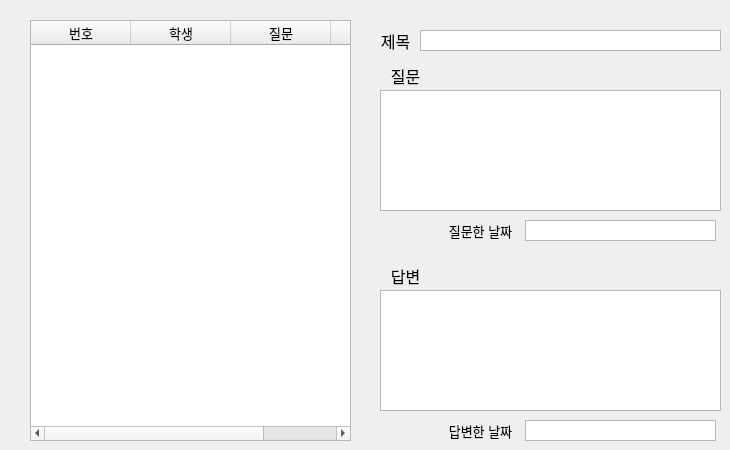
     <widget class="QWidget" name="tab_8">
      <attribute name="title">
       <string>질문내역</string>
      </attribute>
      <widget class="QLabel" name="label_13">
       <property name="geometry">
        <rect>
         <x>370</x>
         <y>30</y>
         <width>51</width>
         <height>21</height>
        </rect>
       </property>
       <property name="font">
        <font>
         <pointsize>12</pointsize>
        </font>
       </property>
       <property name="text">
        <string>제목</string>
       </property>
       <property name="alignment">
        <set>Qt::AlignCenter</set>
       </property>
      </widget>
      <widget class="QLabel" name="label_17">
       <property name="geometry">
        <rect>
         <x>380</x>
         <y>60</y>
         <width>51</width>
         <height>31</height>
        </rect>
       </property>
       <property name="font">
        <font>
         <pointsize>12</pointsize>
        </font>
       </property>
       <property name="text">
        <string>질문</string>
       </property>
       <property name="alignment">
        <set>Qt::AlignCenter</set>
       </property>
      </widget>
      <widget class="QLabel" name="label_18">
       <property name="geometry">
        <rect>
         <x>380</x>
         <y>260</y>
         <width>51</width>
         <height>31</height>
        </rect>
       </property>
       <property name="font">
        <font>
         <pointsize>12</pointsize>
        </font>
       </property>
       <property name="text">
        <string>답변</string>
       </property>
       <property name="alignment">
        <set>Qt::AlignCenter</set>
       </property>
      </widget>
      <widget class="QTableWidget" name="question_table">
       <property name="geometry">
        <rect>
         <x>30</x>
         <y>20</y>
         <width>321</width>
         <height>421</height>
        </rect>
       </property>
       <property name="font">
        <font>
         <pointsize>10</pointsize>
        </font>
       </property>
       <property name="autoScrollMargin">
        <number>16</number>
       </property>
       <property name="editTriggers">
        <set>QAbstractItemView::NoEditTriggers</set>
       </property>
       <property name="selectionMode">
        <enum>QAbstractItemView::SingleSelection</enum>
       </property>
       <property name="selectionBehavior">
        <enum>QAbstractItemView::SelectRows</enum>
       </property>
       <attribute name="verticalHeaderVisible">
        <bool>false</bool>
       </attribute>
       <column>
        <property name="text">
         <string>번호</string>
        </property>
       </column>
       <column>
        <property name="text">
         <string>학생</string>
        </property>
       </column>
       <column>
        <property name="text">
         <string>질문</string>
        </property>
       </column>
       <column>
        <property name="text">
         <string>답변여부</string>
        </property>
       </column>
      </widget>
      <widget class="QTextBrowser" name="show_answer">
       <property name="geometry">
        <rect>
         <x>380</x>
         <y>290</y>
         <width>341</width>
         <height>121</height>
        </rect>
       </property>
       <property name="font">
        <font>
         <pointsize>11</pointsize>
        </font>
       </property>
      </widget>
      <widget class="QTextBrowser" name="show_question_content">
       <property name="geometry">
        <rect>
         <x>380</x>
         <y>90</y>
         <width>341</width>
         <height>121</height>
        </rect>
       </property>
       <property name="font">
        <font>
         <pointsize>11</pointsize>
        </font>
       </property>
      </widget>
      <widget class="QTextBrowser" name="show_question_title">
       <property name="geometry">
        <rect>
         <x>420</x>
         <y>30</y>
         <width>301</width>
         <height>21</height>
        </rect>
       </property>
       <property name="font">
        <font>
         <pointsize>10</pointsize>
        </font>
       </property>
       <property name="verticalScrollBarPolicy">
        <enum>Qt::ScrollBarAlwaysOff</enum>
       </property>
      </widget>
      <widget class="QTextBrowser" name="question_dt">
       <property name="geometry">
        <rect>
         <x>525</x>
         <y>220</y>
         <width>191</width>
         <height>21</height>
        </rect>
       </property>
       <property name="font">
        <font>
         <pointsize>10</pointsize>
        </font>
       </property>
       <property name="verticalScrollBarPolicy">
        <enum>Qt::ScrollBarAlwaysOff</enum>
       </property>
      </widget>
      <widget class="QLabel" name="label_19">
       <property name="geometry">
        <rect>
         <x>440</x>
         <y>220</y>
         <width>81</width>
         <height>21</height>
        </rect>
       </property>
       <property name="font">
        <font>
         <pointsize>10</pointsize>
        </font>
       </property>
       <property name="text">
        <string>질문한 날짜</string>
       </property>
       <property name="alignment">
        <set>Qt::AlignCenter</set>
       </property>
      </widget>
      <widget class="QTextBrowser" name="answer_dt">
       <property name="geometry">
        <rect>
         <x>525</x>
         <y>420</y>
         <width>191</width>
         <height>21</height>
        </rect>
       </property>
       <property name="font">
        <font>
         <pointsize>10</pointsize>
        </font>
       </property>
       <property name="verticalScrollBarPolicy">
        <enum>Qt::ScrollBarAlwaysOff</enum>
       </property>
      </widget>
      <widget class="QLabel" name="label_20">
       <property name="geometry">
        <rect>
         <x>440</x>
         <y>420</y>
         <width>81</width>
         <height>21</height>
        </rect>
       </property>
       <property name="font">
        <font>
         <pointsize>10</pointsize>
        </font>
       </property>
       <property name="text">
        <string>답변한 날짜</string>
       </property>
       <property name="alignment">
        <set>Qt::AlignCenter</set>
       </property>
      </widget>
     </widget>
